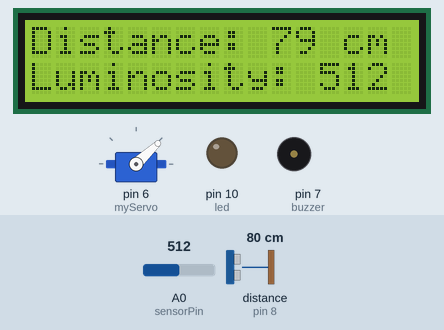
The sketch below on a simulated Arduino Uno, built with avr-gcc and run on an emulated ATmega328P. On the bench: 16×2 character LCD, servo, output pins drawn as LEDs (lit = HIGH), buzzer (waves = sounding, pin HIGH). Wiring (inferred from the names in the program): ultrasonic range finder: trigger pin 9; echo pin 8. The inputs (shaded band) are chosen by the test bench; at power-on: distance to the obstacle (sensor on pin 8) 80 cm, A0 (sensorPin) = 512. The echo pulse lasts 58.3 µs per cm; pins used as bus, display or sensor lines are not drawn; what the sketch prints to the serial monitor is not drawn.

Above: at 1.29 s.
1.3 s: distance to the obstacle (sensor on pin 8) set to 7 cm
At 1.45 s:
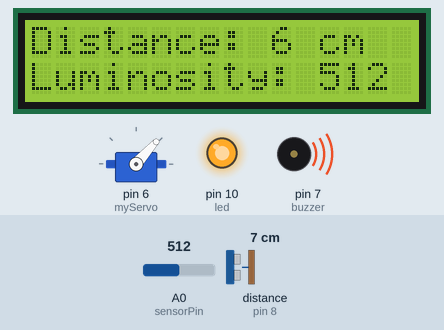
2.9 s: distance to the obstacle (sensor on pin 8) set to 18 cm
At 3.05 s:
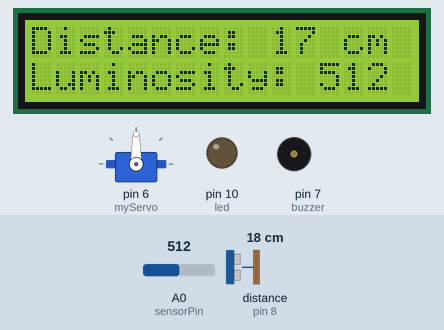
4.5 s: distance to the obstacle (sensor on pin 8) set to 2 cm
At 4.68 s:
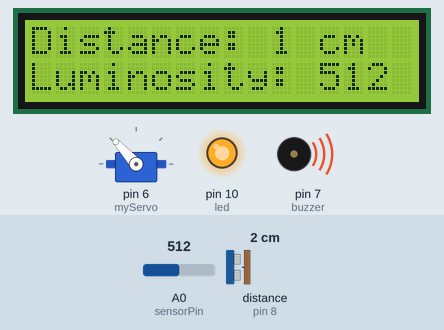
6.1 s: distance to the obstacle (sensor on pin 8) set to 35 cm
At 6.61 s:
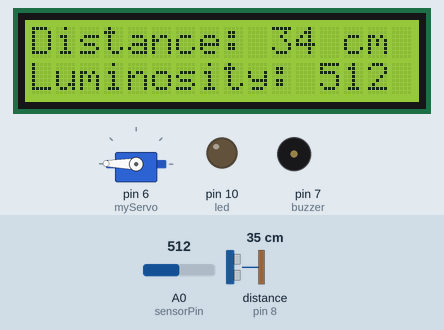
7.7 s: A0 (sensorPin) set to 983
At 7.87 s:
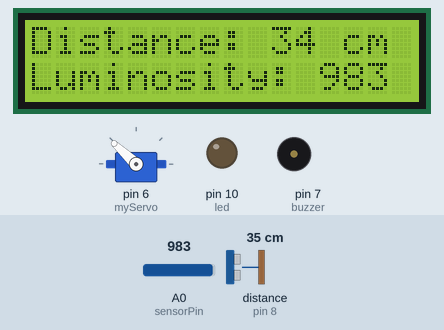
10.7 s: A0 (sensorPin) set to 1014
At 10.86 s:
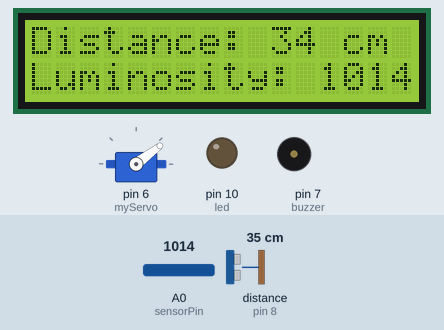
Timing chart, 0 to 13.3 s (numbered marks = the images above; inputs shaded):
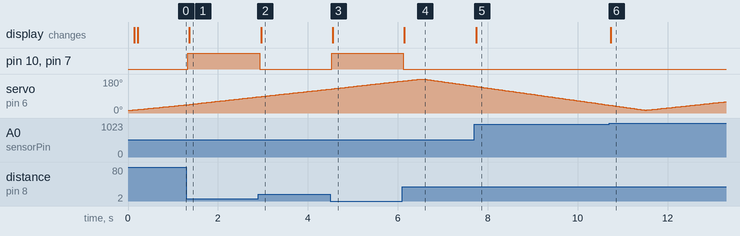

Measured:
- the behaviour switches between 999 and 1000 on A0 (sensorPin) (found by bisection; images 5 and 6)
- after the input at 1.3 s, pin 10 (led), pin 7 (buzzer): LOW → HIGH at once; the display: changes after 0.06 s (image 1)
- after the input at 2.9 s, pin 10 (led), pin 7 (buzzer): HIGH → LOW at once; the display: changes after 0.06 s (image 2)
- after the input at 4.5 s, pin 10 (led), pin 7 (buzzer): LOW → HIGH at once; the display: changes after 0.06 s (image 3)
- after the input at 6.1 s, pin 10 (led), pin 7 (buzzer): HIGH → LOW at once
- after the input at 7.7 s, the display: changes at once (image 5)
- after the input at 10.7 s, the display: changes at once (image 6)

The sketch:

us_servo.ino
```cpp
// Includes the Servo library
#include <Servo.h>
#include <LiquidCrystal.h>

// Defines Tirg and Echo pins of the Ultrasonic Sensor
const int trigPin = 9;
const int echoPin = 8;
// Variables for the duration and the distance
long duration;
int distance;
Servo myServo; // Creates a servo object for controlling the servo motor
LiquidCrystal lcd(12, 11, 5, 4, 3, 2); //rs,e,d4,d5, d6, d7

int buzzer = 7;
int led = 10;

const int sensorPin = A0;
int lightCal;
int lightVal;


void setup() {
  lcd.begin(16, 2);
  pinMode(led, OUTPUT); //led
  pinMode(buzzer, OUTPUT); //Buzzer
  pinMode(trigPin, OUTPUT); // Sets the trigPin as an Output
  pinMode(echoPin, INPUT); // Sets the echoPin as an Input
  Serial.begin(9600);
  myServo.attach(6); // Defines on which pin is the servo motor attached
  lightCal = analogRead(sensorPin);
}
void loop() {
  // rotates the servo motor from 15 to 165 degrees
  for(int i=15;i<=180;i++){
  myServo.write(i);
  delay(30);
  distance = calculateDistance();// Calls a function for calculating the distance measured by the Ultrasonic sensor for each degree

  Serial.print(i); // Sends the current degree into the Serial Port
  Serial.print(","); // Sends addition character right next to the previous value needed later in the Processing IDE for indexing
  Serial.print(distance); // Sends the distance value into the Serial Port
  Serial.print("."); // Sends addition character right next to the previous value needed later in the Processing IDE for indexing

  lcd.clear();

  lcd.setCursor(0, 0);
  lcd.print("Distance: ");
  lcd.print(distance);
  lcd.println(" cm");
  lcd.setCursor(0,1);

  lightVal = analogRead(sensorPin);
  lcd.print("Luminosity: ");
  lcd.print(lightVal);
  //delay(200);

  if (distance<=10) {
  digitalWrite(buzzer,HIGH);
  digitalWrite(led,HIGH);

  // lcd.clear();
  // lcd.setCursor(0,0);
  // lcd.print("Warning!!!");
  // lcd.setCursor(0,1);
  // lcd.print("Distance: ");
  // lcd.print(distance);
  // lcd.print(" cm");
  }
  else {
       digitalWrite(buzzer,LOW);
       digitalWrite(led,LOW);

       }


  }
  // Repeats the previous lines from 165 to 15 degrees
  for(int i=180;i>15;i--){
  myServo.write(i);
  delay(20);
  distance = calculateDistance();
  Serial.print(i);
  Serial.print(",");
  Serial.print(distance);
  Serial.print(".");

lcd.clear();
  lcd.setCursor(0, 0);
  lcd.print("Distance: ");
  lcd.print(distance);
  lcd.println(" cm");
  lcd.setCursor(0,1);

  lightVal = analogRead(sensorPin);
  lcd.print("Luminosity: ");
  lcd.print(lightVal);


  if (distance<=10) {
  digitalWrite(buzzer,HIGH);
  digitalWrite(led,HIGH);
  lcd.clear();
  lcd.setCursor(0,0);
  lcd.print("Warning!!!");
  lcd.setCursor(0,1);
  lcd.print("Distance: ");
  lcd.print(distance);
  lcd.print(" cm");
  }
  else{
  digitalWrite(buzzer,LOW);
  digitalWrite(led,LOW);
  }

  }
}
// Function for calculating the distance measured by the Ultrasonic sensor
int calculateDistance(){

  digitalWrite(trigPin, LOW);
  delayMicroseconds(2);
  // Sets the trigPin on HIGH state for 10 micro seconds
  digitalWrite(trigPin, HIGH);
  delayMicroseconds(10);
  digitalWrite(trigPin, LOW);
  duration = pulseIn(echoPin, HIGH); // Reads the echoPin, returns the sound wave travel time in microseconds
  distance= duration*0.034/2;
  return distance;
}
```
